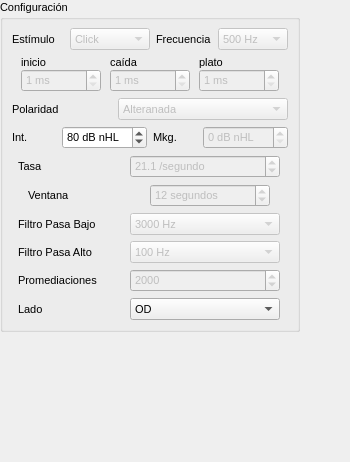
<?xml version="1.0" encoding="UTF-8"?>
<ui version="4.0">
 <class>ABR_config</class>
 <widget class="QWidget" name="ABR_config">
  <property name="geometry">
   <rect>
    <x>0</x>
    <y>0</y>
    <width>350</width>
    <height>462</height>
   </rect>
  </property>
  <property name="windowTitle">
   <string>Form</string>
  </property>
  <layout class="QVBoxLayout" name="verticalLayout">
   <property name="spacing">
    <number>0</number>
   </property>
   <property name="leftMargin">
    <number>0</number>
   </property>
   <property name="topMargin">
    <number>0</number>
   </property>
   <property name="rightMargin">
    <number>0</number>
   </property>
   <property name="bottomMargin">
    <number>0</number>
   </property>
   <item>
    <widget class="QGroupBox" name="groupBox">
     <property name="minimumSize">
      <size>
       <width>300</width>
       <height>0</height>
      </size>
     </property>
     <property name="maximumSize">
      <size>
       <width>300</width>
       <height>16777215</height>
      </size>
     </property>
     <property name="font">
      <font>
       <pointsize>8</pointsize>
      </font>
     </property>
     <property name="title">
      <string>Configuración</string>
     </property>
     <layout class="QVBoxLayout" name="verticalLayout_2">
      <item>
       <layout class="QHBoxLayout" name="horizontalLayout_6">
        <item>
         <widget class="QLabel" name="label_6">
          <property name="maximumSize">
           <size>
            <width>100</width>
            <height>16777215</height>
           </size>
          </property>
          <property name="text">
           <string>Estímulo</string>
          </property>
         </widget>
        </item>
        <item>
         <widget class="QComboBox" name="cb_stim">
          <property name="enabled">
           <bool>false</bool>
          </property>
          <property name="maximumSize">
           <size>
            <width>80</width>
            <height>16777215</height>
           </size>
          </property>
          <item>
           <property name="text">
            <string>Click</string>
           </property>
          </item>
          <item>
           <property name="text">
            <string>Tono Burst</string>
           </property>
          </item>
         </widget>
        </item>
        <item>
         <widget class="QLabel" name="label_11">
          <property name="maximumSize">
           <size>
            <width>100</width>
            <height>16777215</height>
           </size>
          </property>
          <property name="text">
           <string>Frecuencia</string>
          </property>
         </widget>
        </item>
        <item>
         <widget class="QComboBox" name="comboBox_11">
          <property name="enabled">
           <bool>false</bool>
          </property>
          <property name="maximumSize">
           <size>
            <width>100</width>
            <height>16777215</height>
           </size>
          </property>
          <item>
           <property name="text">
            <string>500 Hz</string>
           </property>
          </item>
          <item>
           <property name="text">
            <string>1000 Hz</string>
           </property>
          </item>
          <item>
           <property name="text">
            <string>2000 Hz</string>
           </property>
          </item>
          <item>
           <property name="text">
            <string>4000 Hz</string>
           </property>
          </item>
         </widget>
        </item>
       </layout>
      </item>
      <item>
       <layout class="QHBoxLayout" name="horizontalLayout_10">
        <property name="spacing">
         <number>0</number>
        </property>
        <property name="topMargin">
         <number>0</number>
        </property>
        <item>
         <layout class="QVBoxLayout" name="verticalLayout_3">
          <property name="spacing">
           <number>0</number>
          </property>
          <item>
           <widget class="QLabel" name="label_12">
            <property name="maximumSize">
             <size>
              <width>80</width>
              <height>16777215</height>
             </size>
            </property>
            <property name="text">
             <string>inicio</string>
            </property>
           </widget>
          </item>
          <item>
           <widget class="QSpinBox" name="spinBox_5">
            <property name="enabled">
             <bool>false</bool>
            </property>
            <property name="maximumSize">
             <size>
              <width>80</width>
              <height>16777215</height>
             </size>
            </property>
            <property name="suffix">
             <string> ms</string>
            </property>
            <property name="minimum">
             <number>1</number>
            </property>
            <property name="maximum">
             <number>100</number>
            </property>
           </widget>
          </item>
         </layout>
        </item>
        <item>
         <layout class="QVBoxLayout" name="verticalLayout_4">
          <property name="spacing">
           <number>0</number>
          </property>
          <item>
           <widget class="QLabel" name="label_13">
            <property name="maximumSize">
             <size>
              <width>80</width>
              <height>16777215</height>
             </size>
            </property>
            <property name="text">
             <string>caída</string>
            </property>
           </widget>
          </item>
          <item>
           <widget class="QSpinBox" name="spinBox_6">
            <property name="enabled">
             <bool>false</bool>
            </property>
            <property name="maximumSize">
             <size>
              <width>80</width>
              <height>16777215</height>
             </size>
            </property>
            <property name="suffix">
             <string> ms</string>
            </property>
            <property name="minimum">
             <number>1</number>
            </property>
            <property name="maximum">
             <number>100</number>
            </property>
           </widget>
          </item>
         </layout>
        </item>
        <item>
         <layout class="QVBoxLayout" name="verticalLayout_5">
          <property name="spacing">
           <number>0</number>
          </property>
          <item>
           <widget class="QLabel" name="label_14">
            <property name="maximumSize">
             <size>
              <width>80</width>
              <height>16777215</height>
             </size>
            </property>
            <property name="text">
             <string>plato</string>
            </property>
           </widget>
          </item>
          <item>
           <widget class="QSpinBox" name="spinBox_7">
            <property name="enabled">
             <bool>false</bool>
            </property>
            <property name="maximumSize">
             <size>
              <width>80</width>
              <height>16777215</height>
             </size>
            </property>
            <property name="suffix">
             <string> ms</string>
            </property>
            <property name="minimum">
             <number>1</number>
            </property>
            <property name="maximum">
             <number>100</number>
            </property>
           </widget>
          </item>
         </layout>
        </item>
       </layout>
      </item>
      <item>
       <layout class="QHBoxLayout" name="horizontalLayout">
        <item>
         <widget class="QLabel" name="label">
          <property name="maximumSize">
           <size>
            <width>100</width>
            <height>16777215</height>
           </size>
          </property>
          <property name="text">
           <string>Polaridad</string>
          </property>
         </widget>
        </item>
        <item>
         <widget class="QComboBox" name="comboBox">
          <property name="enabled">
           <bool>false</bool>
          </property>
          <item>
           <property name="text">
            <string>Alteranada</string>
           </property>
          </item>
          <item>
           <property name="text">
            <string>Condensación</string>
           </property>
          </item>
          <item>
           <property name="text">
            <string>Rarefacción</string>
           </property>
          </item>
         </widget>
        </item>
       </layout>
      </item>
      <item>
       <layout class="QHBoxLayout" name="horizontalLayout_7">
        <item>
         <widget class="QLabel" name="label_7">
          <property name="text">
           <string>Int.</string>
          </property>
         </widget>
        </item>
        <item>
         <widget class="QSpinBox" name="sb_int">
          <property name="enabled">
           <bool>true</bool>
          </property>
          <property name="maximumSize">
           <size>
            <width>100</width>
            <height>16777215</height>
           </size>
          </property>
          <property name="suffix">
           <string> dB nHL</string>
          </property>
          <property name="maximum">
           <number>100</number>
          </property>
          <property name="singleStep">
           <number>5</number>
          </property>
          <property name="value">
           <number>80</number>
          </property>
         </widget>
        </item>
        <item>
         <widget class="QLabel" name="label_10">
          <property name="text">
           <string>Mkg.</string>
          </property>
         </widget>
        </item>
        <item>
         <widget class="QSpinBox" name="sb_mskg">
          <property name="enabled">
           <bool>false</bool>
          </property>
          <property name="maximumSize">
           <size>
            <width>100</width>
            <height>16777215</height>
           </size>
          </property>
          <property name="suffix">
           <string> dB nHL</string>
          </property>
          <property name="prefix">
           <string/>
          </property>
          <property name="maximum">
           <number>100</number>
          </property>
          <property name="singleStep">
           <number>5</number>
          </property>
         </widget>
        </item>
       </layout>
      </item>
      <item>
       <layout class="QHBoxLayout" name="horizontalLayout_5">
        <item>
         <widget class="QLabel" name="label_5">
          <property name="maximumSize">
           <size>
            <width>100</width>
            <height>16777215</height>
           </size>
          </property>
          <property name="text">
           <string>Tasa</string>
          </property>
         </widget>
        </item>
        <item>
         <widget class="QDoubleSpinBox" name="doubleSpinBox">
          <property name="enabled">
           <bool>false</bool>
          </property>
          <property name="maximumSize">
           <size>
            <width>150</width>
            <height>16777215</height>
           </size>
          </property>
          <property name="prefix">
           <string/>
          </property>
          <property name="suffix">
           <string> /segundo</string>
          </property>
          <property name="decimals">
           <number>1</number>
          </property>
          <property name="singleStep">
           <double>0.100000000000000</double>
          </property>
          <property name="value">
           <double>21.100000000000001</double>
          </property>
         </widget>
        </item>
       </layout>
      </item>
      <item>
       <layout class="QHBoxLayout" name="horizontalLayout_8">
        <item>
         <widget class="QLabel" name="label_8">
          <property name="maximumSize">
           <size>
            <width>100</width>
            <height>16777215</height>
           </size>
          </property>
          <property name="text">
           <string>Ventana</string>
          </property>
         </widget>
        </item>
        <item>
         <widget class="QSpinBox" name="spinBox_3">
          <property name="enabled">
           <bool>false</bool>
          </property>
          <property name="maximumSize">
           <size>
            <width>120</width>
            <height>16777215</height>
           </size>
          </property>
          <property name="suffix">
           <string> segundos</string>
          </property>
          <property name="minimum">
           <number>1</number>
          </property>
          <property name="maximum">
           <number>300</number>
          </property>
          <property name="value">
           <number>12</number>
          </property>
         </widget>
        </item>
       </layout>
      </item>
      <item>
       <layout class="QHBoxLayout" name="horizontalLayout_2">
        <item>
         <widget class="QLabel" name="label_2">
          <property name="maximumSize">
           <size>
            <width>100</width>
            <height>16777215</height>
           </size>
          </property>
          <property name="text">
           <string>Filtro Pasa Bajo</string>
          </property>
         </widget>
        </item>
        <item>
         <widget class="QComboBox" name="comboBox_2">
          <property name="enabled">
           <bool>false</bool>
          </property>
          <property name="maximumSize">
           <size>
            <width>150</width>
            <height>16777215</height>
           </size>
          </property>
          <item>
           <property name="text">
            <string>3000 Hz</string>
           </property>
          </item>
          <item>
           <property name="text">
            <string>500 Hz</string>
           </property>
          </item>
          <item>
           <property name="text">
            <string>750 Hz</string>
           </property>
          </item>
          <item>
           <property name="text">
            <string>1000 Hz</string>
           </property>
          </item>
          <item>
           <property name="text">
            <string>1500 Hz</string>
           </property>
          </item>
          <item>
           <property name="text">
            <string>2000 Hz</string>
           </property>
          </item>
          <item>
           <property name="text">
            <string>4000 Hz</string>
           </property>
          </item>
          <item>
           <property name="text">
            <string>6000 Hz</string>
           </property>
          </item>
          <item>
           <property name="text">
            <string>8000 Hz</string>
           </property>
          </item>
         </widget>
        </item>
       </layout>
      </item>
      <item>
       <layout class="QHBoxLayout" name="horizontalLayout_4">
        <item>
         <widget class="QLabel" name="label_4">
          <property name="maximumSize">
           <size>
            <width>100</width>
            <height>16777215</height>
           </size>
          </property>
          <property name="text">
           <string>Filtro Pasa Alto</string>
          </property>
         </widget>
        </item>
        <item>
         <widget class="QComboBox" name="comboBox_4">
          <property name="enabled">
           <bool>false</bool>
          </property>
          <property name="maximumSize">
           <size>
            <width>150</width>
            <height>16777215</height>
           </size>
          </property>
          <item>
           <property name="text">
            <string>100 Hz</string>
           </property>
          </item>
          <item>
           <property name="text">
            <string>5 Hz</string>
           </property>
          </item>
          <item>
           <property name="text">
            <string>10 hz</string>
           </property>
          </item>
          <item>
           <property name="text">
            <string>20 Hz</string>
           </property>
          </item>
          <item>
           <property name="text">
            <string>30 Hz</string>
           </property>
          </item>
          <item>
           <property name="text">
            <string>50 Hz</string>
           </property>
          </item>
          <item>
           <property name="text">
            <string>80 Hz</string>
           </property>
          </item>
          <item>
           <property name="text">
            <string>200 Hz</string>
           </property>
          </item>
         </widget>
        </item>
       </layout>
      </item>
      <item>
       <layout class="QHBoxLayout" name="horizontalLayout_3">
        <item>
         <widget class="QLabel" name="label_3">
          <property name="maximumSize">
           <size>
            <width>100</width>
            <height>16777215</height>
           </size>
          </property>
          <property name="text">
           <string>Promediaciones</string>
          </property>
         </widget>
        </item>
        <item>
         <widget class="QSpinBox" name="spinBox_4">
          <property name="enabled">
           <bool>false</bool>
          </property>
          <property name="maximumSize">
           <size>
            <width>150</width>
            <height>16777215</height>
           </size>
          </property>
          <property name="minimum">
           <number>1</number>
          </property>
          <property name="maximum">
           <number>5000</number>
          </property>
          <property name="value">
           <number>2000</number>
          </property>
         </widget>
        </item>
       </layout>
      </item>
      <item>
       <layout class="QHBoxLayout" name="horizontalLayout_9">
        <item>
         <widget class="QLabel" name="label_9">
          <property name="maximumSize">
           <size>
            <width>100</width>
            <height>16777215</height>
           </size>
          </property>
          <property name="text">
           <string>Lado</string>
          </property>
         </widget>
        </item>
        <item>
         <widget class="QComboBox" name="cb_side">
          <property name="enabled">
           <bool>true</bool>
          </property>
          <property name="maximumSize">
           <size>
            <width>150</width>
            <height>16777215</height>
           </size>
          </property>
          <item>
           <property name="text">
            <string>OD</string>
           </property>
          </item>
          <item>
           <property name="text">
            <string>OI</string>
           </property>
          </item>
         </widget>
        </item>
       </layout>
      </item>
     </layout>
    </widget>
   </item>
   <item>
    <spacer name="verticalSpacer">
     <property name="orientation">
      <enum>Qt::Vertical</enum>
     </property>
     <property name="sizeHint" stdset="0">
      <size>
       <width>20</width>
       <height>40</height>
      </size>
     </property>
    </spacer>
   </item>
  </layout>
 </widget>
 <resources/>
 <connections/>
</ui>
